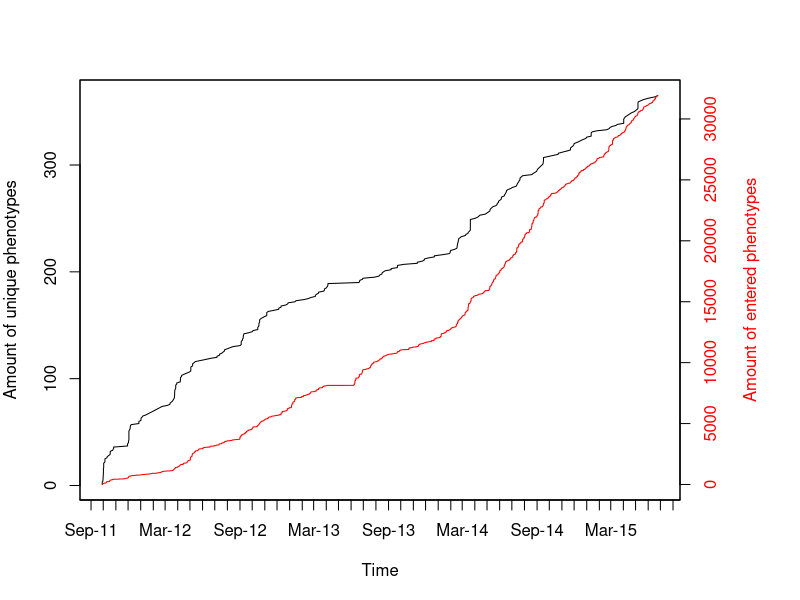

Generate this figure with R:
Sys.setlocale("LC_TIME","en_US.utf8")
svg("phenotypes_vs_userphenotypes.svg")
pheno <- read.table("phenotypes.txt", sep="\t")
usersp <- read.table("./user_phenotypes.txt", sep="\t")
par(mar=c(5, 4, 4, 6))
plot(sort(strptime(pheno[,2], "%d.%m.%Y %H:%M")), pheno[,1],type="l", xlab="Time", ylab="Amount of unique phenotypes",xaxt="n")
dmin <- min(strptime(pheno[,2], format="%d.%m.%Y %H:%M"))
dminjan <-  as.POSIXct(format(dmin, "%Y-1-1"))

seqYear <- seq(dminjan, by = "1 month", to = max(strptime(pheno[,2], format="%d.%m.%Y %H:%M")) + (86400 * 365))
axis(1, at = seqYear, labels = format(seqYear, "%b-%y"), las = 1)
par(new=T)
plot(sort(strptime(usersp[,2], "%d.%m.%Y %H:%M")), usersp[,1],type="l",xlab="", yaxt="n",col="red",xaxt="n",ylab="")
axis(4,col.axis="red")
mtext("Amount of entered phenotypes", side=4,line=3,col="red")
dev.off()

